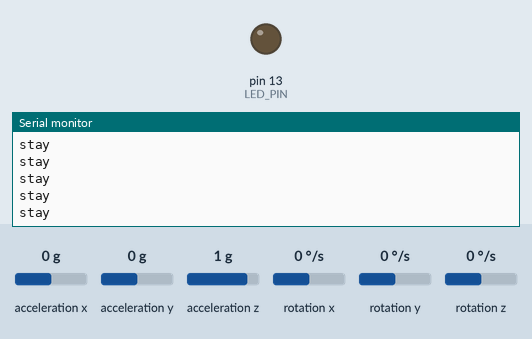
This sketch was run on a simulated Arduino Uno, built with avr-gcc and run on an emulated ATmega328P. On the bench: output pins drawn as LEDs (lit = HIGH), the last lines printed to the serial monitor. The test bench sets the inputs (shaded band); at power-on: acceleration x 0 g, acceleration y 0 g, acceleration z 1 g, rotation x 0 °/s, rotation y 0 °/s, rotation z 0 °/s.

Above: at 1.2 s.
1.3 s: acceleration x set to -1.4 g
At 2.0 s:
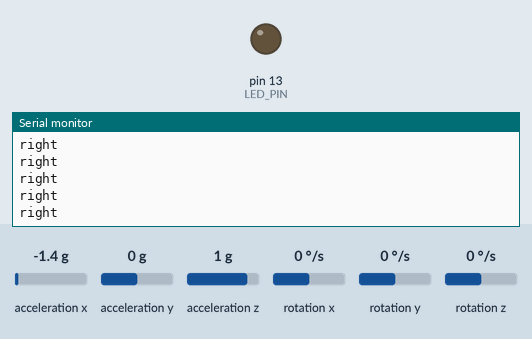
3.2 s: acceleration y set to -1.4 g
At 4.0 s:
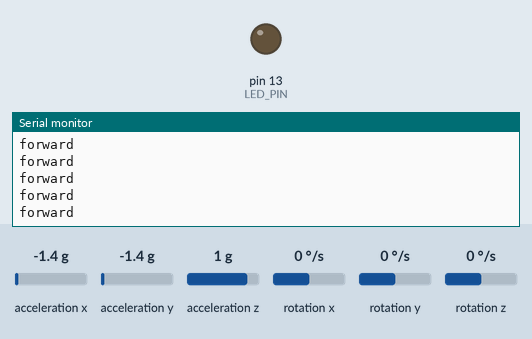

Measured:
- after the input at 1.3 s, the serial monitor: prints a new line after 0.07 s (image 1)
- after the input at 3.2 s, the serial monitor: prints a new line after 0.07 s (image 2)

The sketch:

gyro-_calibrated.ino
```cpp
// I2C device class (I2Cdev) demonstration Arduino sketch for MPU6050 class
// 10/7/2011 by Jeff Rowberg <jeff@rowberg.net>
// Updates should (hopefully) always be available at https://github.com/jrowberg/i2cdevlib
//
// Changelog:
//      2013-05-08 - added multiple output formats
//                 - added seamless Fastwire support
//      2011-10-07 - initial release

/* ============================================
I2Cdev device library code is placed under the MIT license
Copyright (c) 2011 Jeff Rowberg

Permission is hereby granted, free of charge, to any person obtaining a copy
of this software and associated documentation files (the "Software"), to deal
in the Software without restriction, including without limitation the rights
to use, copy, modify, merge, publish, distribute, sublicense, and/or sell
copies of the Software, and to permit persons to whom the Software is
furnished to do so, subject to the following conditions:

The above copyright notice and this permission notice shall be included in
all copies or substantial portions of the Software.

THE SOFTWARE IS PROVIDED "AS IS", WITHOUT WARRANTY OF ANY KIND, EXPRESS OR
IMPLIED, INCLUDING BUT NOT LIMITED TO THE WARRANTIES OF MERCHANTABILITY,
FITNESS FOR A PARTICULAR PURPOSE AND NONINFRINGEMENT. IN NO EVENT SHALL THE
AUTHORS OR COPYRIGHT HOLDERS BE LIABLE FOR ANY CLAIM, DAMAGES OR OTHER
LIABILITY, WHETHER IN AN ACTION OF CONTRACT, TORT OR OTHERWISE, ARISING FROM,
OUT OF OR IN CONNECTION WITH THE SOFTWARE OR THE USE OR OTHER DEALINGS IN
THE SOFTWARE.
===============================================
*/

// I2Cdev and MPU6050 must be installed as libraries, or else the .cpp/.h files
// for both classes must be in the include path of your project
#include "I2Cdev.h"
#include "MPU6050.h"

// Arduino Wire library is required if I2Cdev I2CDEV_ARDUINO_WIRE implementation
// is used in I2Cdev.h
#if I2CDEV_IMPLEMENTATION == I2CDEV_ARDUINO_WIRE
    #include "Wire.h"
#endif

// class default I2C address is 0x68
// specific I2C addresses may be passed as a parameter here
// AD0 low = 0x68 (default for InvenSense evaluation board)
// AD0 high = 0x69
MPU6050 accelgyro;
//MPU6050 accelgyro(0x69); // <-- use for AD0 high

int16_t ax, ay, az;
int16_t gx, gy, gz;


// uncomment "OUTPUT_READABLE_ACCELGYRO" if you want to see a tab-separated
// list of the accel X/Y/Z and then gyro X/Y/Z values in decimal. Easy to read,
// not so easy to parse, and slow(er) over UART.
#define OUTPUT_READABLE_ACCELGYRO

// uncomment "OUTPUT_BINARY_ACCELGYRO" to send all 6 axes of data as 16-bit
// binary, one right after the other. This is very fast (as fast as possible
// without compression or data loss), and easy to parse, but impossible to read
// for a human.
//#define OUTPUT_BINARY_ACCELGYRO


#define LED_PIN 13
bool blinkState = false;

void setup() {
    // join I2C bus (I2Cdev library doesn't do this automatically)
    #if I2CDEV_IMPLEMENTATION == I2CDEV_ARDUINO_WIRE
        Wire.begin();
    #elif I2CDEV_IMPLEMENTATION == I2CDEV_BUILTIN_FASTWIRE
        Fastwire::setup(400, true);
    #endif

    // initialize serial communication
    // (38400 chosen because it works as well at 8MHz as it does at 16MHz, but
    // it's really up to you depending on your project)
    Serial.begin(9600);

    // initialize device
    Serial.println("Initializing I2C devices...");
    accelgyro.initialize();

    // verify connection
    Serial.println("Testing device connections...");
    Serial.println(accelgyro.testConnection() ? "MPU6050 connection successful" : "MPU6050 connection failed");

    // use the code below to change accel/gyro offset values
    /*
    Serial.println("Updating internal sensor offsets...");
    // -76	-2359	1688	0	0	0
    Serial.print(accelgyro.getXAccelOffset()); Serial.print("\t"); // -76
    Serial.print(accelgyro.getYAccelOffset()); Serial.print("\t"); // -2359
    Serial.print(accelgyro.getZAccelOffset()); Serial.print("\t"); // 1688
    Serial.print(accelgyro.getXGyroOffset()); Serial.print("\t"); // 0
    Serial.print(accelgyro.getYGyroOffset()); Serial.print("\t"); // 0
    Serial.print(accelgyro.getZGyroOffset()); Serial.print("\t"); // 0
    Serial.print("\n");
    accelgyro.setXGyroOffset(220);
    accelgyro.setYGyroOffset(76);
    accelgyro.setZGyroOffset(-85);
    Serial.print(accelgyro.getXAccelOffset()); Serial.print("\t"); // -76
    Serial.print(accelgyro.getYAccelOffset()); Serial.print("\t"); // -2359
    Serial.print(accelgyro.getZAccelOffset()); Serial.print("\t"); // 1688
    Serial.print(accelgyro.getXGyroOffset()); Serial.print("\t"); // 0
    Serial.print(accelgyro.getYGyroOffset()); Serial.print("\t"); // 0
    Serial.print(accelgyro.getZGyroOffset()); Serial.print("\t"); // 0
    Serial.print("\n");

*/
    // configure Arduino LED for
    pinMode(LED_PIN, OUTPUT);
}

void loop() {
    // read raw accel/gyro measurements from device
    accelgyro.getMotion6(&ax, &ay, &az, &gx, &gy, &gz);

    // these methods (and a few others) are also available
    //accelgyro.getAcceleration(&ax, &ay, &az);
    //accelgyro.getRotation(&gx, &gy, &gz);

   // #ifdef OUTPUT_READABLE_ACCELGYRO
        // display tab-separated accel/gyro x/y/z values
       // Serial.print("a/g:\t");
       // Serial.print(ax); Serial.print("\t");
       // Serial.print(ay); Serial.print("\t");
      //  Serial.println(az); Serial.print("\t");
       //Serial.print(gx); Serial.print("\t");
      // Serial.print(gy); Serial.print("\t");
      // Serial.println(gz);
   // #endif
if((ax<2000 && ax>-2000) &&(ay<2000 && ay>-2000))
{Serial.println("stay");}
{
      if(ay>5000)
           {
            Serial.println("reverse");
            }

      if(ay<-5000){
             Serial.println("forward");
              }
else{
if(ax>5000)
{Serial.println("left");}

if(ax<-5000){
  Serial.println("right");
}}}


   /* #ifdef OUTPUT_BINARY_ACCELGYRO
        Serial.write((uint8_t)(ax >> 8)); Serial.write((uint8_t)(ax & 0xFF));
        Serial.write((uint8_t)(ay >> 8)); Serial.write((uint8_t)(ay & 0xFF));
        Serial.write((uint8_t)(az >> 8)); Serial.write((uint8_t)(az & 0xFF));
        Serial.write((uint8_t)(gx >> 8)); Serial.write((uint8_t)(gx & 0xFF));
        Serial.write((uint8_t)(gy >> 8)); Serial.write((uint8_t)(gy & 0xFF));
        Serial.write((uint8_t)(gz >> 8)); Serial.write((uint8_t)(gz & 0xFF));
   // #endif
*/
    // blink LED to indicate activity
   // blinkState = !blinkState;
//    digitalWrite(LED_PIN, blinkState);
}
```
